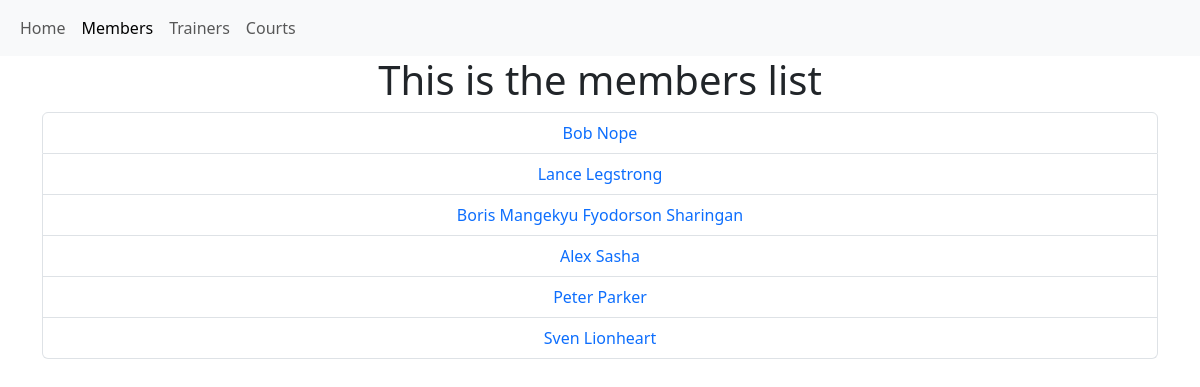
/members/, run on an earlier commit of the app's database.
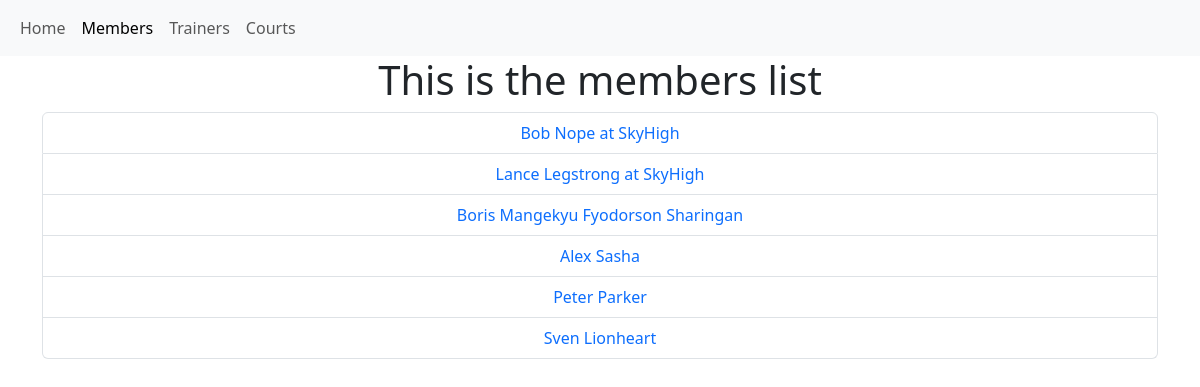
And on a later commit of the database.
### members/models.py (models this page shows, shortened)
class Member(models.Model):
    fname = models.CharField(max_length=30)
    lname = models.CharField(max_length=30)
    email = models.EmailField()
    phone = models.CharField(max_length=13)
    join_date = models.DateField(max_length=254)
    court = models.ForeignKey(
        Court, on_delete=models.SET_NULL, null=True, related_name="members"
    )

### courts/models.py (models this page shows, shortened)
class Court(models.Model):
    name = models.CharField(max_length=100)
    number = models.PositiveIntegerField(unique=True)
    is_occupied = models.BooleanField(default=False)
    occupation_time = models.DateTimeField(null=True, blank=True)
    def __str__(self):
        return self.name

### members/views.py (the view)
# urls.py: path("", views.members, name="members"),
def members(request):
    members = Member.objects.all()
    context = {"members": members}
    return render(request, "members_page.html", context=context)

### members/templates/members_page.html (shortened to what this page needs)
{%extends 'base.html'%} {%block title%}Members {%endblock%} {%block content%}
<h1>This is the members list</h1>
<div class="container">
  <ul class="list-group">
    {%for member in members%}
    <li class="list-group-item">
      <a class="text-decoration-none" href="member_details/{{member.id}}"
        >{{member.fname}} {{member.lname}} {% if member.court%}at
        {{member.court}}{%endif%}</a
      >
    </li>
    {%endfor%}
  </ul>
</div>
{%endblock%}

What changed in the data, as far as the page shows it:
changed Member "Bob": court (not shown) → "SkyHigh"
changed Member "Lance": court (not shown) → "SkyHigh"
